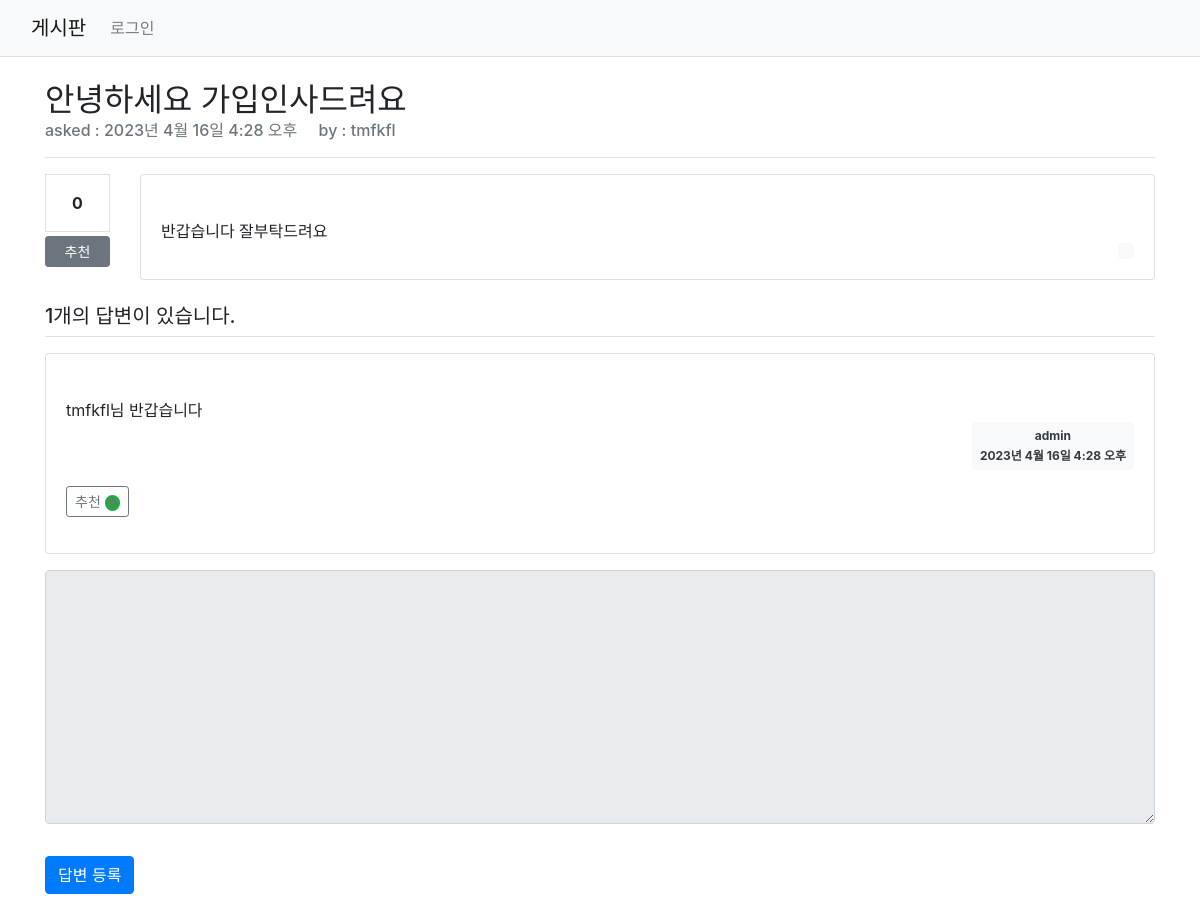
Page /pybo/305/ on the committed database.
### pybo/models.py (models this page shows, shortened)
class Question(models.Model):
    author = models.ForeignKey(User, on_delete=models.CASCADE, related_name='author_question')
    subject = models.CharField(max_length=200)
    content = models.TextField()
    create_date = models.DateTimeField()
    modify_date = models.DateTimeField(null=True, blank=True)
    voter = models.ManyToManyField(User, related_name='voter_question')
    hits = models.PositiveIntegerField(default=0, verbose_name='조회수')

class Answer(models.Model):
    author = models.ForeignKey(User, on_delete=models.CASCADE, related_name='author_answer')
    question = models.ForeignKey(Question, on_delete=models.CASCADE)
    content = models.TextField()
    create_date = models.DateTimeField()
    modify_date = models.DateTimeField(null=True, blank=True)
    voter = models.ManyToManyField(User, related_name='voter_answer')

### pybo/views.py (the view)
# urls.py: path("<int:question_id>/", views.detail, name='detail'),
def detail(request, question_id):
    question = get_object_or_404(Question, pk=question_id)
    context = {'question': question}
    response =  render(request, 'pybo/question_detail.html', context)
    expire_date, now = datetime.now(), datetime.now()
    expire_date += timedelta(days=1)
    expire_date = expire_date.replace(hour=0, minute=0, second=0, microsecond=0)
    expire_date -= now
    max_age = expire_date.total_seconds()
    cookie_value = request.COOKIES.get('hitblog', '_')
    if f'_{question_id}_' not in cookie_value:
        cookie_value += f'{question_id}_'
        response.set_cookie('hitblog', value=cookie_value, max_age=max_age, httponly=True)
        question.hits += 1
        question.save()
    return response

### templates/pybo/question_detail.html (shortened to what this page needs)
{% extends 'base.html' %}
{% block content %}
<div class="container my-3">
    <div class="border-bottom py-2">
        <div><h2>{{ question.subject }}</h2></div>
        {% if question.modify_date %}
        <div><span><h6 class="card-subtitle mb-2 text-muted">
            asked &nbsp;&nbsp;&nbsp;&nbsp;: {{ question.create_date }} &nbsp;&nbsp;&nbsp; by : {{ question.author.username }} &nbsp;&nbsp;&nbsp; views : {{ question.hits }}
            <div>modified : {{ question.modify_date }}</div>
        </h6></span></div>
        {% else %}
        <div><span><h6 class="card-subtitle mb-2 text-muted">
            asked : {{ question.create_date }} &nbsp;&nbsp;&nbsp; by : {{ question.author.username }}</h6></span></div>
        {% endif %}
    </div>
    <div class="row my-3">
        <div class="col-1">
            <div class="bd-light text-center p-3 border font-weight-bolder mb-1">
                {{question.voter.count}}
            </div>
            <a href="{% url 'pybo:vote_question' question.id %}"
               class="recommend btn btn-sm btn-secondary btn-block my-1">추천</a>
        </div>
        <div class="col-11">
            <div class="card">
                <div class="card-body">
                    <div class="card-text" style="white-space: pre-line;">
                        {{ question.content }}
                    </div>
                    <div class="d-flex justify-content-end">
                        <div class="badge badge-light text-dark p-2 text-left">
                        </div>
                    </div>
                </div>
            </div>
        </div>
    </div>
    <h5 class="border-bottom my-3 py-2">
        {{ question.answer_set.count }}개의 답변이 있습니다.
    </h5>
    {% for answer in question.answer_set.all %}
    <div class="card my-3">
        <div class="card-body">
            <div class="card-text" style="white-space: pre-line;">
                {{ answer.content }}
            </div>
            <div class="d-flex justify-content-end">
                <div class="badge bg-light text-dark p-2">
                    <div class="mb-2">{{ answer.author.username }}</div>
                    <div>{{ question.create_date }}</div>
                </div>
            </div>
            <div class="my-3">
                <a href="{% url 'pybo:vote_answer' answer.id  %}"
               class="recommend btn btn-sm btn-outline-secondary"> 추천
                <span class="badge rounded-pill bg-success">{{answer.voter.count}}</span>
                </a>
            </div>
        </div>
    </div>
    {% endfor %}
    <form action="{% url 'pybo:answer_create' question.id %}" method="post" class="my-3">
        <div class="form-group">
            <textarea name="content" id="content" {% if not user.is_authenticated %}disabled{% endif %} class="form-control" rows="10"></textarea>
        </div>
        <input type="submit" value="답변 등록" class="btn btn-primary my-3">
    </form>
</div>
{% endblock %}

### static/quick.css (style rules this page uses)
div, ul, li { -webkit-box-sizing: border-box;-moz-box-sizing: border-box;box-sizing: border-box;padding:0;margin:0 }
a { text-decoration:none; }

### rows in the picture
Question: subject "안녕하세요 가입인사드려요", create_date "2023년 4월 16일 4:28 오후", author.username "tmfkfl", voter.count "0", content "반갑습니다 잘부탁드려요", answer_set.count "1"
Answer: content "tmfkfl님 반갑습니다", author.username "admin", voter.count "0"
